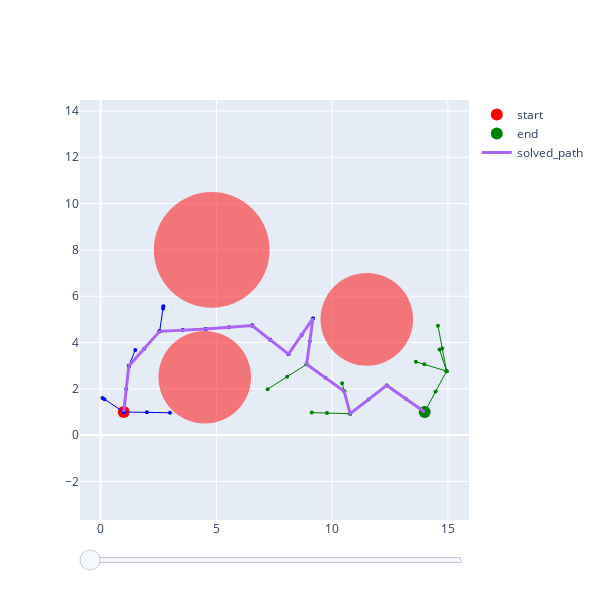

The code cell stored with this chart in its notebook:
### Markdown cell above
## Test your Implementation

Use the code provided below to visually test your implementation.

**For grading** please make sure that you only work within the *TODO* block.

If your solution is correct you should obtain a path similar to this the first time you run ``animate_path_rrtc``.

<img src="https://i.postimg.cc/dty2cc4D/jlNe6Oq.gif" height="400" width="600" align="center">

### Code cell
import numpy as np
import plotly.graph_objects as go

# Set parameters
goal = np.array([14.0, 1.0])
start = np.array([1.0, 1.0])

all_obstacles = [Circle(11.5, 5, 2), Circle(4.5, 2.5, 2),
                 Circle(4.8, 8, 2.5)]

# start = np.array([1.0, 10.0])
# goal = np.array([14.0, 1.0])
# # expand_dis = 2.0
# all_obstacles = [Circle(11.5, 5, 3), Circle(6.5, 2.5, 2.5), Circle(4.8, 8, 3.0)]
# seed_value = 42
# os.environ['PYTHONHASHSEED'] = str(seed_value)
# random.seed(seed_value)
# np.random.seed(seed_value)

rrtc = RRTC(start=start, goal=goal, width=16, height=10, obstacle_list=all_obstacles,
            expand_dis=2.0, path_resolution=1)

animate_path_rrtc(rrtc)

### Figure 1 — Plotly figure (JSON) as saved in the notebook; plotly's stock layout.template omitted (floating-point values rounded to 4 significant figures)
{"data": [{"marker": {"color": "red", "size": 12}, "mode": "markers", "name": "start", "type": "scatter", "x": [1], "y": [1]}, {"marker": {"color": "green", "size": 12}, "mode": "markers", "name": "end", "type": "scatter", "x": [14], "y": [1]}, {"line": {"color": "green", "width": 1}, "marker": {"color": "green", "size": 4}, "mode": "markers+lines", "showlegend": false, "type": "scatter", "x": [14, 13.18, 12.36], "y": [1, 1.573, 2.147]}, {"line": {"color": "green", "width": 1}, "marker": {"color": "green", "size": 4}, "mode": "markers+lines", "showlegend": false, "type": "scatter", "x": [12.36, 11.57, 10.78], "y": [2.147, 1.535, 0.9235]}, {"line": {"color": "green", "width": 1}, "marker": {"color": "green", "size": 4}, "mode": "markers+lines", "showlegend": false, "type": "scatter", "x": [10.78, 10.52, 10.43], "y": [0.9235, 1.891, 2.243]}, {"line": {"color": "green", "width": 1}, "marker": {"color": "green", "size": 4}, "mode": "markers+lines", "showlegend": false, "type": "scatter", "x": [14, 14.47, 14.94], "y": [1, 1.882, 2.763]}, {"line": {"color": "green", "width": 1}, "marker": {"color": "green", "size": 4}, "mode": "markers+lines", "showlegend": false, "type": "scatter", "x": [14.94, 14.76, 14.57], "y": [2.763, 3.746, 4.729]}, {"line": {"color": "green", "width": 1}, "marker": {"color": "green", "size": 4}, "mode": "markers+lines", "showlegend": false, "type": "scatter", "x": [10.52, 9.713, 8.902], "y": [1.891, 2.475, 3.06]}, {"line": {"color": "green", "width": 1}, "marker": {"color": "green", "size": 4}, "mode": "markers+lines", "showlegend": false, "type": "scatter", "x": [8.902, 8.059, 7.216], "y": [3.06, 2.522, 1.983]}, {"line": {"color": "green", "width": 1}, "marker": {"color": "green", "size": 4}, "mode": "markers+lines", "showlegend": false, "type": "scatter", "x": [14.94, 14.64], "y": [2.763, 3.702]}, {"line": {"color": "green", "width": 1}, "marker": {"color": "green", "size": 4}, "mode": "markers+lines", "showlegend": false, "type": "scatter", "x": [14.94, 13.99, 13.62], "y": [2.763, 3.056, 3.169]}, {"line": {"color": "green", "width": 1}, "marker": {"color": "green", "size": 4}, "mode": "markers+lines", "showlegend": false, "type": "scatter", "x": [10.78, 9.779, 9.121], "y": [0.9235, 0.9526, 0.9718]}, {"line": {"color": "green", "width": 1}, "marker": {"color": "green", "size": 4}, "mode": "markers+lines", "showlegend": false, "type": "scatter", "x": [8.902, 9.038, 9.173], "y": [3.06, 4.051, 5.041]}, {"line": {"color": "blue", "width": 1}, "marker": {"color": "blue", "size": 4}, "mode": "markers+lines", "showlegend": false, "type": "scatter", "x": [1, 2.0, 3.0], "y": [1, 0.9829, 0.9658]}, {"line": {"color": "blue", "width": 1}, "marker": {"color": "blue", "size": 4}, "mode": "markers+lines", "showlegend": false, "type": "scatter", "x": [1, 1.11, 1.22], "y": [1, 1.994, 2.988]}, {"line": {"color": "blue", "width": 1}, "marker": {"color": "blue", "size": 4}, "mode": "markers+lines", "showlegend": false, "type": "scatter", "x": [1, 0.166, 0.08099], "y": [1, 1.552, 1.608]}, {"line": {"color": "blue", "width": 1}, "marker": {"color": "blue", "size": 4}, "mode": "markers+lines", "showlegend": false, "type": "scatter", "x": [1.22, 1.885, 2.55], "y": [2.988, 3.735, 4.482]}, {"line": {"color": "blue", "width": 1}, "marker": {"color": "blue", "size": 4}, "mode": "markers+lines", "showlegend": false, "type": "scatter", "x": [1.22, 1.499], "y": [2.988, 3.677]}, {"line": {"color": "blue", "width": 1}, "marker": {"color": "blue", "size": 4}, "mode": "markers+lines", "showlegend": false, "type": "scatter", "x": [2.55, 3.549, 4.547], "y": [4.482, 4.535, 4.589]}, {"line": {"color": "blue", "width": 1}, "marker": {"color": "blue", "size": 4}, "mode": "markers+lines", "showlegend": false, "type": "scatter", "x": [4.547, 5.545, 6.542], "y": [4.589, 4.66, 4.732]}, {"line": {"color": "blue", "width": 1}, "marker": {"color": "blue", "size": 4}, "mode": "markers+lines", "showlegend": false, "type": "scatter", "x": [6.542, 7.33, 8.117], "y": [4.732, 4.116, 3.5]}, {"line": {"color": "blue", "width": 1}, "marker": {"color": "blue", "size": 4}, "mode": "markers+lines", "showlegend": false, "type": "scatter", "x": [2.55, 2.697, 2.712], "y": [4.482, 5.471, 5.568]}, {"line": {"color": "blue", "width": 1}, "marker": {"color": "blue", "size": 4}, "mode": "markers+lines", "showlegend": false, "type": "scatter", "x": [8.117, 8.683, 9.173], "y": [3.5, 4.325, 5.041]}, {"line": {"width": 3}, "mode": "lines", "name": "solved_path", "type": "scatter", "x": [1, 1.22, 2.55, 4.547, 6.542, 8.117, 8.683, 9.173, 8.902, 10.52, 10.78, 12.36, 14], "y": [1, 2.988, 4.482, 4.589, 4.732, 3.5, 4.325, 5.041, 3.06, 1.891, 0.9235, 2.147, 1]}], "layout": {"height": 600, "shapes": [{"fillcolor": "rgba(255,0,0,0.5)", "line": {"width": 0}, "name": "obs_0", "type": "circle", "x0": 9.5, "x1": 13.5, "xref": "x", "y0": 3, "y1": 7, "yref": "y"}, {"fillcolor": "rgba(255,0,0,0.5)", "line": {"width": 0}, "name": "obs_1", "type": "circle", "x0": 2.5, "x1": 6.5, "xref": "x", "y0": 0.5, "y1": 4.5, "yref": "y"}, {"fillcolor": "rgba(255,0,0,0.5)", "line": {"width": 0}, "name": "obs_2", "type": "circle", "x0": 2.3, "x1": 7.3, "xref": "x", "y0": 5.5, "y1": 10.5, "yref": "y"}], "sliders": [{"steps": [{"args": [["0"], {"frame": {"duration": 0, "redraw": false}, "mode": "immediate"}], "label": "", "method": "animate"}, {"args": [["1"], {"frame": {"duration": 0, "redraw": false}, "mode": "immediate"}], "label": "", "method": "animate"}, {"args": [["2"], {"frame": {"duration": 0, "redraw": false}, "mode": "immediate"}], "label": "", "method": "animate"}, {"args": [["3"], {"frame": {"duration": 0, "redraw": false}, "mode": "immediate"}], "label": "", "method": "animate"}, {"args": [["4"], {"frame": {"duration": 0, "redraw": false}, "mode": "immediate"}], "label": "", "method": "animate"}, {"args": [["5"], {"frame": {"duration": 0, "redraw": false}, "mode": "immediate"}], "label": "", "method": "animate"}, {"args": [["6"], {"frame": {"duration": 0, "redraw": false}, "mode": "immediate"}], "label": "", "method": "animate"}, {"args": [["7"], {"frame": {"duration": 0, "redraw": false}, "mode": "immediate"}], "label": "", "method": "animate"}, {"args": [["8"], {"frame": {"duration": 0, "redraw": false}, "mode": "immediate"}], "label": "", "method": "animate"}, {"args": [["9"], {"frame": {"duration": 0, "redraw": false}, "mode": "immediate"}], "label": "", "method": "animate"}, {"args": [["10"], {"frame": {"duration": 0, "redraw": false}, "mode": "immediate"}], "label": "", "method": "animate"}, {"args": [["11"], {"frame": {"duration": 0, "redraw": false}, "mode": "immediate"}], "label": "", "method": "animate"}, {"args": [["12"], {"frame": {"duration": 0, "redraw": false}, "mode": "immediate"}], "label": "", "method": "animate"}], "tickwidth": 0}], "width": 600, "xaxis": {"autorange": true, "constrain": "domain", "domain": [0, 1], "range": [-0.8902, 15.91], "type": "linear"}, "yaxis": {"autorange": true, "domain": [0, 1], "range": [-3.762, 14.57], "scaleanchor": "x", "scaleratio": 1, "type": "linear"}}}
